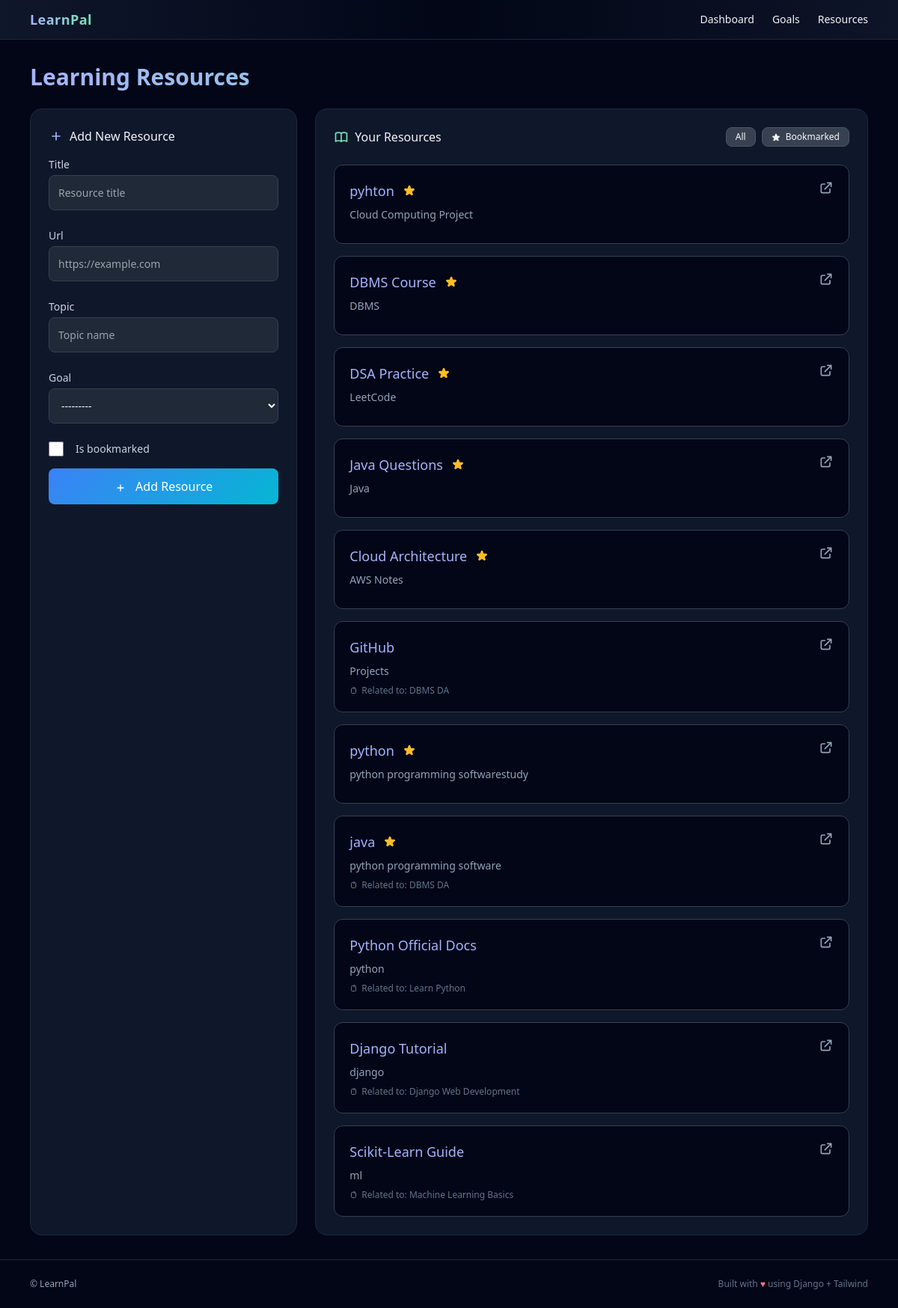
Page /resources/ on the committed database.
### core/models.py (models this page shows, shortened)
class Resource(models.Model):
    title = models.CharField(max_length=200)
    url = models.URLField()
    topic = models.CharField(max_length=120, help_text="e.g. python, dsa, ml, dbms")
    goal = models.ForeignKey(LearningGoal, null=True, blank=True, on_delete=models.SET_NULL, related_name="resources")
    is_bookmarked = models.BooleanField(default=False)
    added_at = models.DateTimeField(auto_now_add=True)

class LearningGoal(models.Model):
    NOT_STARTED = "NOT_STARTED"
    IN_PROGRESS = "IN_PROGRESS"
    DONE = "DONE"
    STATUS_CHOICES = [
        (NOT_STARTED, "Not started"),
        (IN_PROGRESS, "In progress"),
        (DONE, "Completed"),
    ]
    PRIORITY_CHOICES = [
        (1, 'Low'),
        (2, 'Medium'),
        (3, 'High'),
    ]
    title = models.CharField(max_length=100)
    description = models.TextField(blank=True)
    status = models.CharField(max_length=20, choices=STATUS_CHOICES, default=NOT_STARTED)
    progress = models.PositiveIntegerField(default=0, validators=[MinValueValidator(0), MaxValueValidator(100)])
    due_date = models.DateField(null=True, blank=True)
    priority = models.IntegerField(choices=PRIORITY_CHOICES, default=2)
    tags = models.CharField(max_length=120, blank=True, help_text="Comma separated, e.g. python, algorithms")
    created_at = models.DateTimeField(auto_now_add=True)
    deadline = models.DateField(null=True, blank=True)
    class Meta:
        ordering = ['-priority', '-created_at']
    def __str__(self):
        return self.title

### core/views.py (the view)
# urls.py: path("resources/", views.resources_list, name="resources"),
def resources_list(request):
    resources = Resource.objects.select_related("goal").all()
    form = ResourceForm()
    return render(request, "core/resources.html", {"resources": resources, "form": form})

### core/templates/core/resources.html (shortened to what this page needs)
{% extends "core/base.html" %}
{% block content %}
<h1 class="text-3xl font-bold mb-6 bg-gradient-to-r from-indigo-300 to-emerald-300 bg-clip-text text-transparent">Learning Resources</h1>
<div class="grid md:grid-cols-3 gap-6">
  <section class="rounded-2xl border border-slate-800 bg-slate-900 p-6 card-hover">
    <h2 class="font-medium mb-4 flex items-center gap-2">
      <svg xmlns="http://www.w3.org/2000/svg" class="w-5 h-5 text-indigo-300" fill="none" viewBox="0 0 24 24" stroke="currentColor">
        <path stroke-linecap="round" stroke-linejoin="round" stroke-width="2" d="M12 6v6m0 0v6m0-6h6m-6 0H6" />
      </svg>
      Add New Resource
    </h2>
    <form method="POST" action="{% url 'add_resource' %}" class="space-y-4">
      <div class="space-y-4">
        <div>
          <label class="block text-sm font-medium text-slate-300 mb-1">{{ form.title.label }}</label>
          {{ form.title }}
        </div>
        <div>
          <label class="block text-sm font-medium text-slate-300 mb-1">{{ form.url.label }}</label>
          {{ form.url }}
        </div>
        <div>
          <label class="block text-sm font-medium text-slate-300 mb-1">{{ form.topic.label }}</label>
          {{ form.topic }}
        </div>
        <div>
          <label class="block text-sm font-medium text-slate-300 mb-1">{{ form.goal.label }}</label>
          {{ form.goal }}
        </div>
        <div class="flex items-center gap-2">
          {{ form.is_bookmarked }}
          <label class="text-sm font-medium text-slate-300">{{ form.is_bookmarked.label }}</label>
        </div>
      </div>
      <button type="submit" class="btn-primary w-full mt-6">
        <svg xmlns="http://www.w3.org/2000/svg" class="w-4 h-4 inline mr-2" fill="none" viewBox="0 0 24 24" stroke="currentColor">
          <path stroke-linecap="round" stroke-linejoin="round" stroke-width="2" d="M12 6v6m0 0v6m0-6h6m-6 0H6" />
        </svg>
        Add Resource
      </button>
    </form>
  </section>
  <section class="md:col-span-2 rounded-2xl border border-slate-800 bg-slate-900 p-6">
    <div class="flex items-center justify-between mb-6">
      <h2 class="font-medium flex items-center gap-2">
        Your Resources
      </h2>
      <div class="flex items-center gap-2">
        <button class="btn-secondary text-xs px-3 py-1" onclick="toggleFilter('all')">
          All
        </button>
        <button class="btn-secondary text-xs px-3 py-1" onclick="toggleFilter('bookmarked')">
          Bookmarked
        </button>
      </div>
    </div>
    <ul class="space-y-4" id="resources-list">
      {% for r in resources %}
      <li class="p-5 rounded-xl border border-slate-700 bg-slate-950 card-hover animate-slide-in resource-item {% if r.is_bookmarked %}bookmarked{% endif %}" data-bookmarked="{{ r.is_bookmarked|yesno:'true,false' }}">
        <div class="flex items-start justify-between">
          <div class="flex-1">
            <div class="flex items-center gap-3 mb-2">
              <a class="text-indigo-300 hover:text-indigo-200 font-medium hover:underline transition-colors text-lg" href="{{ r.url }}" target="_blank">{{ r.title }}</a>
              {% if r.is_bookmarked %}
                <span class="text-amber-400">
                </span>
              {% endif %}
            </div>
            <div class="text-sm text-slate-400 mb-2">{{ r.topic }}</div>
            {% if r.goal %}
            <div class="text-xs text-slate-500 flex items-center gap-1">
              <svg xmlns="http://www.w3.org/2000/svg" class="w-3 h-3" fill="none" viewBox="0 0 24 24" stroke="currentColor">
                <path stroke-linecap="round" stroke-linejoin="round" stroke-width="2" d="M9 5H7a2 2 0 00-2 2v10a2 2 0 002 2h8a2 2 0 002-2V7a2 2 0 00-2-2h-2M9 5a2 2 0 002 2h2a2 2 0 002-2M9 5a2 2 0 012-2h2a2 2 0 012 2" />
              </svg>
              Related to: {{ r.goal.title }}
            </div>
            {% endif %}
          </div>
          <div class="flex items-center gap-2 ml-4">
            <a href="{{ r.url }}" target="_blank" class="text-slate-400 hover:text-indigo-300 transition-colors">
              <svg xmlns="http://www.w3.org/2000/svg" class="w-5 h-5" fill="none" viewBox="0 0 24 24" stroke="currentColor">
                <path stroke-linecap="round" stroke-linejoin="round" stroke-width="2" d="M10 6H6a2 2 0 00-2 2v10a2 2 0 002 2h10a2 2 0 002-2v-4M14 4h6m0 0v6m0-6L10 14" />
              </svg>
            </a>
          </div>
        </div>
      </li>
      {% empty %}
      <li class="py-12 text-slate-400 text-center">
        <span class="block text-4xl mb-4">📚</span>
        <div class="font-medium text-lg mb-2">No resources yet</div>
        <div class="text-sm">Start building your learning library by adding your first resource!</div>
      </li>
      {% endfor %}
    </ul>
  </section>
</div>
{% endblock %}

### core/templates/core/base.html (style rules this page uses)
.card-hover { transition: all 0.2s ease; }
.btn-primary { background: linear-gradient(135deg, #3b82f6 0%, #06b6d4 100%); border: none; color: white; padding: 0.75rem 1.5rem; border-radius: 0.5rem; font-weight: 500; transition: all 0.2s ease; cursor: pointer; }
.btn-secondary { background: #374151; border: 1px solid #4b5563; color: #f9fafb; padding: 0.75rem 1.5rem; border-radius: 0.5rem; font-weight: 500; transition: all 0.2s ease; cursor: pointer; }
.animate-slide-in { animation: slideIn 0.3s ease-out; }

### rows in the picture
Resource: title "pyhton", is_bookmarked True (drawn), topic "Cloud Computing Project"
Resource: title "DBMS Course", is_bookmarked True (drawn), topic "DBMS"
Resource: title "DSA Practice", is_bookmarked True (drawn), topic "LeetCode"
Resource: title "Java Questions", is_bookmarked True (drawn), topic "Java"
Resource: title "Cloud Architecture", is_bookmarked True (drawn), topic "AWS Notes"
Resource: title "GitHub", topic "Projects", goal "DBMS DA"
Resource: title "python", is_bookmarked True (drawn), topic "python programming softwarestudy"
Resource: title "java", is_bookmarked True (drawn), topic "python programming software", goal "DBMS DA"
Resource: title "Python Official Docs", topic "python", goal "Learn Python"
Resource: title "Django Tutorial", topic "django", goal "Django Web Development"
Resource: title "Scikit-Learn Guide", topic "ml", goal "Machine Learning Basics"
